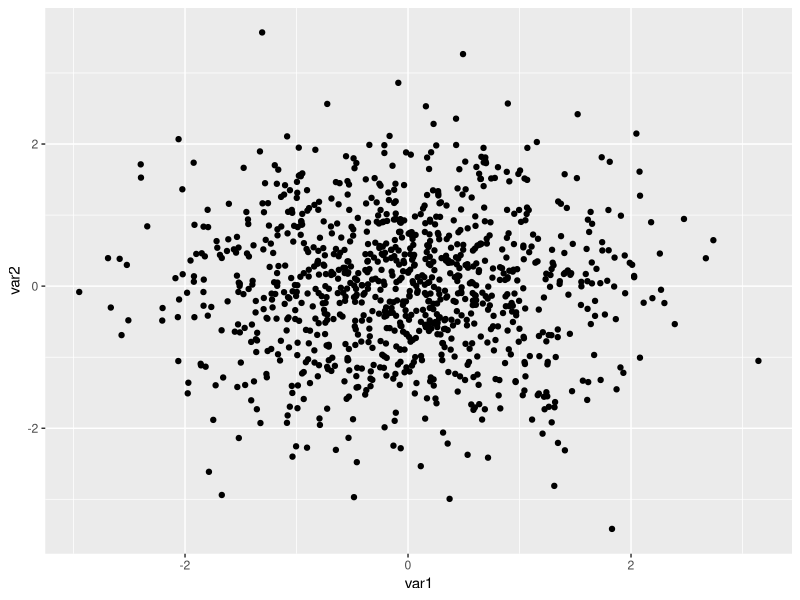
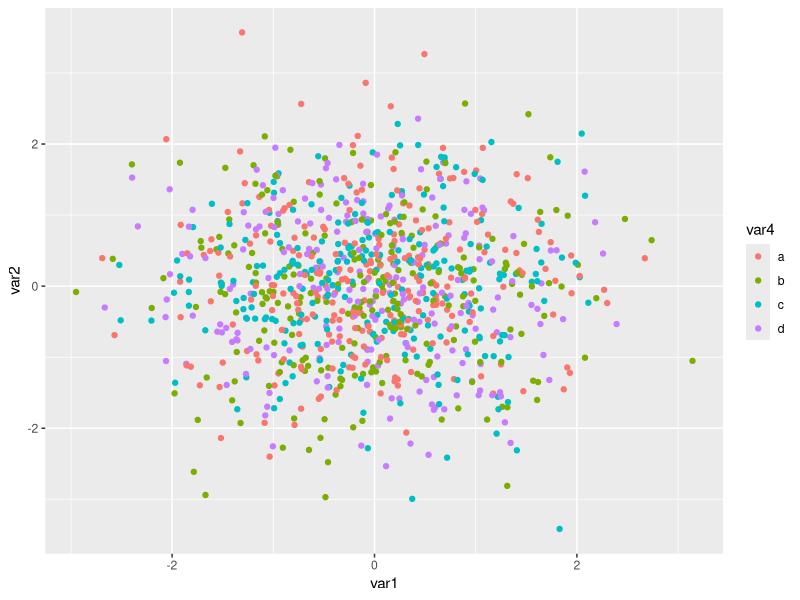
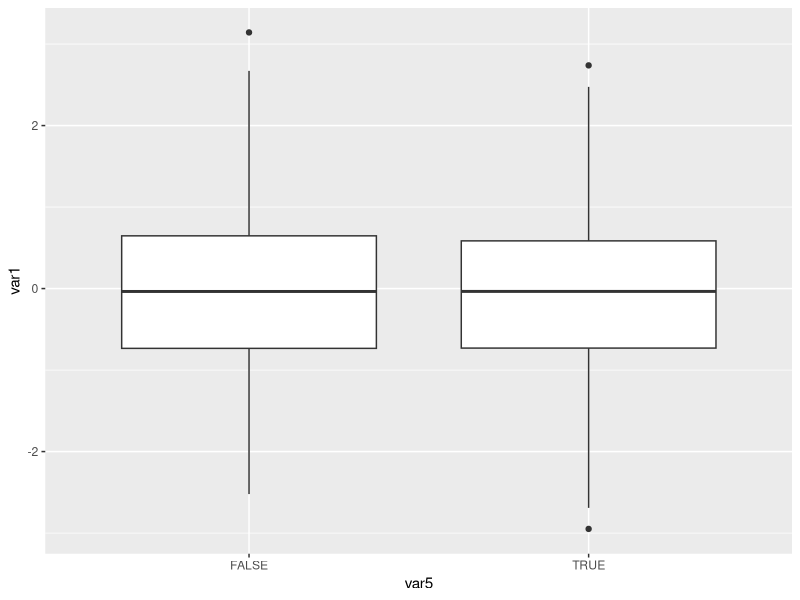
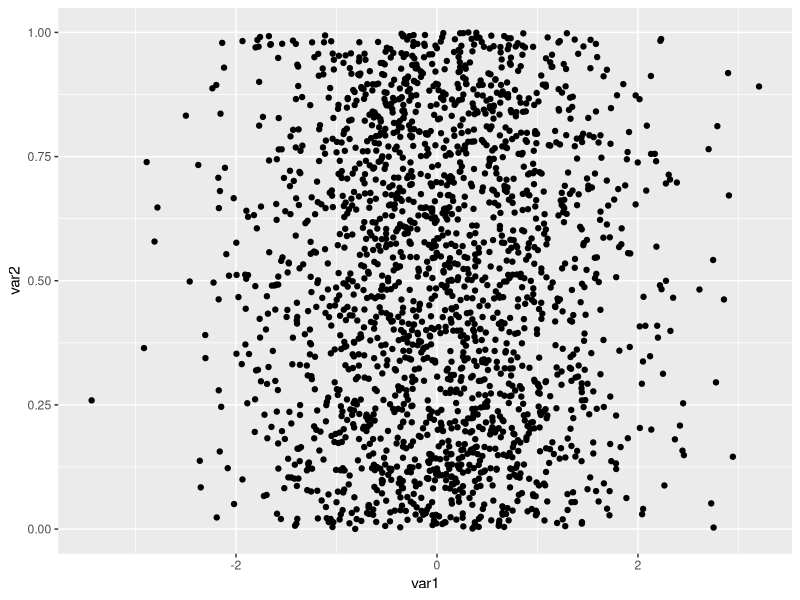
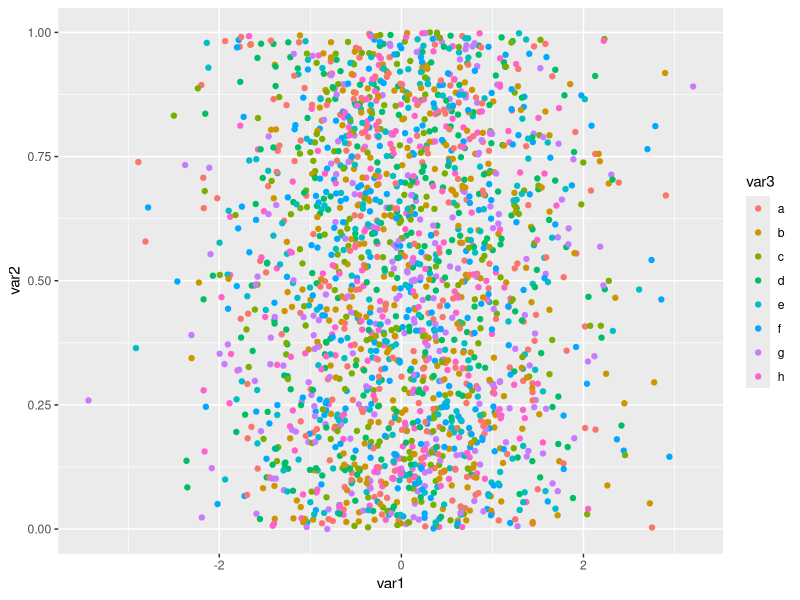
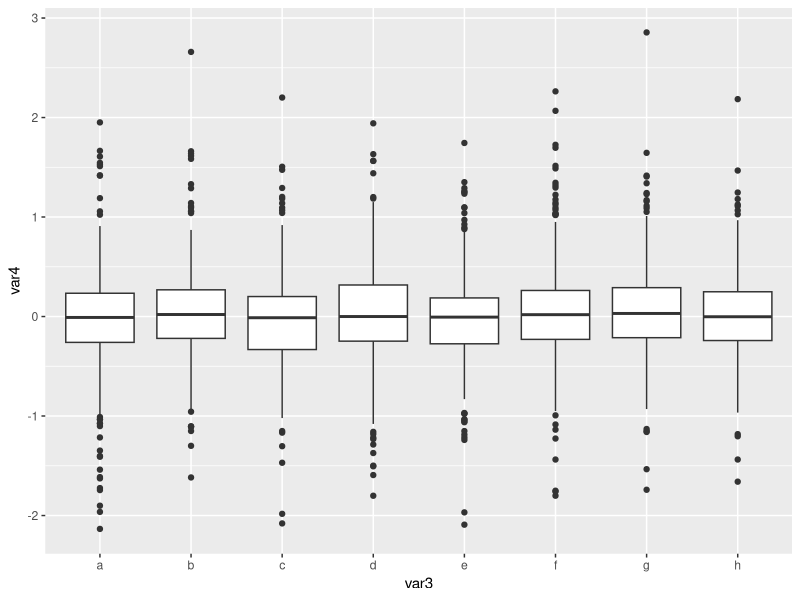
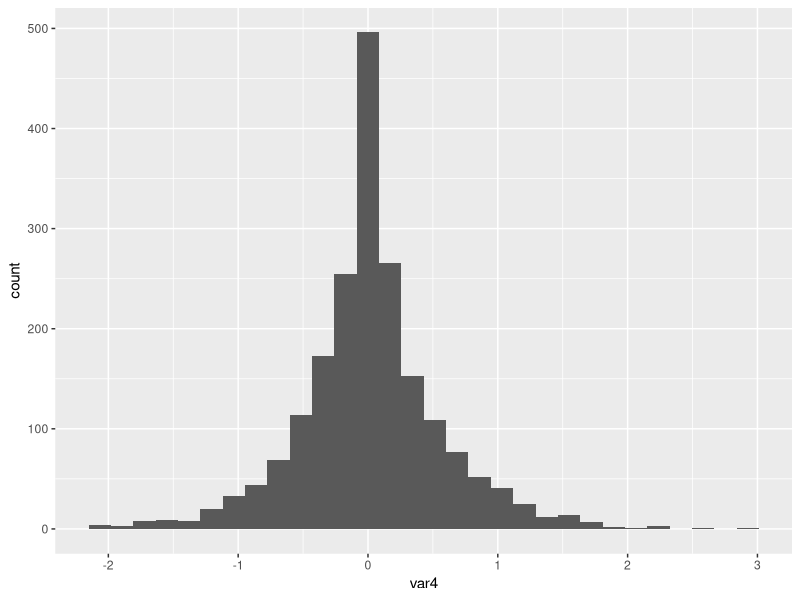

Write the R code that produced these figures, in order.
## ---- chunk 1
print("Hello World!")
## ---- chunk 2
library(tidyverse)
## ---- chunk 3
df <- tibble(
    var1 = rnorm(1000),
    var2 = rnorm(1000),
    var3 = rnorm(1000),
    var4 = sample(letters[1:4], 1000, replace = TRUE),
    var5 = sample(c(TRUE, FALSE), 1000, replace = TRUE)
)
## ---- chunk 4
slice_head(df, n = 10)
slice_max(df, order_by = var1, n = 10)
slice_min(df, order_by = var1, n = 10)
slice_sample(df, n = 10)
slice_tail(df, n = 10)
## ---- chunk 5
summary(df)
## ---- chunk 6
df %>%
    ggplot() +
    geom_point(aes(x = var1, y = var2))
## ---- chunk 7
df %>%
    ggplot() +
    geom_point(aes(x = var1, y = var2, color = var4))
## ---- chunk 8
df %>%
    ggplot() +
    geom_boxplot(aes(x = var5, y = var1))
## ---- chunk 9
df %>%
    summarise(
        min = min(var1),
        q25 = quantile(var1, 0.25),
        mean = mean(var1),
        median = median(var1),
        q75 = quantile(var1, 0.75),
        max = max(var1),
        sd = sd(var1)
    )
## ---- chunk 10
df %>%
    summarise(
        min = min(var1),
        q25 = quantile(var1, 0.25),
        mean = mean(var1),
        median = median(var1),
        q75 = quantile(var1, 0.75),
        max = max(var1),
        sd = sd(var1),
        .by = var4
    )
## ---- chunk 11
cor(df$var1, df$var2)
## ---- chunk 12
df %>%
    select(where(is.numeric)) %>%
    cor()
## ---- chunk 13
df %>%
    count(var4)
## ---- chunk 14
df %>%
    count(var4, var5)
## ---- chunk 15
df2 <- df %>%
    mutate(var6 = var1 + var2) %>%
    mutate(var7 = var6^2 + var1)
## ---- chunk 16
df3 <- tibble(
    var1 = rnorm(2000),
    var2 = runif(2000),
    var3 = sample(letters[1:8], 2000, replace = TRUE)
)
## ---- chunk 17
df3 <- df3 %>%
    mutate(var4 = var1 * var2)
## ---- chunk 18
summary(df3)
## ---- chunk 19
df3 %>%
    summarise(
        mean = mean(var4),
        sd = sd(var4)
    )
## ---- chunk 20
df3 %>%
    summarise(
        mean = mean(var4),
        sd = sd(var4),
        .by = var3
    )
## ---- chunk 21
df3 %>%
    ggplot() +
    geom_point(aes(x = var1, y = var2))
## ---- chunk 22
df3 %>%
    ggplot() +
    geom_point(aes(x = var1, y = var2, color = var3))
## ---- chunk 23
df3 %>%
    ggplot() +
    geom_boxplot(aes(x = var3, y = var4))
## ---- chunk 24
df3 %>%
    ggplot() +
    geom_histogram(aes(x = var4))
## ---- chunk 25
max(df3$var4)
df3 %>%
    summarise(max = max(var4))
## ---- chunk 26
min(df3$var1)
df3 %>%
    summarise(min = min(var1))
## ---- chunk 27
median(df3$var2)
df3 %>%
    summarise(median = median(var2))
## ---- chunk 28
cor(df3$var1, df3$var2)
df3 %>%
    select(var1, var2) %>%
    cor()
## ---- chunk 29
df3 %>%
    select(where(is.numeric)) %>%
    cor()
## ---- chunk 30
df3 %>%
    count(var3)
## ---- chunk 31
df3 %>%
    slice_head(n = 10)
## ---- chunk 32
df3 %>%
    slice_tail(n = 10)
## ---- chunk 33
df3 %>%
    slice_sample(n = 10)
## ---- chunk 34
df3 %>%
    slice_max(order_by = var1, n = 10)
## ---- chunk 35
df3 %>%
    slice_min(order_by = var4, n = 10)
